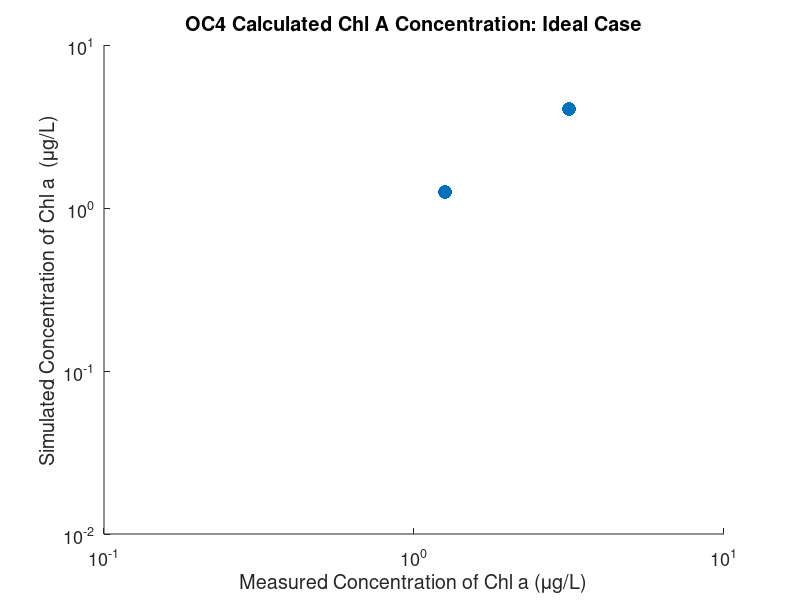

Recreate this plot in MATLAB. (Note: this script raises an error after producing the figure.)
%Summer 2016 Optics Simulation Model
clc;
%clear all;
% update QE, wavelength, radiance, downwelling irradiance for each new run

%set the camera paramters here
fullWellCapacity = 16408;
electronsPerPixel=0;
%exposure = 10*10^-6 + .015

%create arrays 
loopCounter=0
iterations=200
electronsPerPixel_Exposure550=zeros(iterations,10);
sensitivity550=zeros(iterations,10);

%more output array setup
outputCell{1,1}='Exposure time';%'Full Well Capacity';'OverallS SNR';'Absolute Sensitivity']
outputCell{1,2}='Electrons per pixel';
photonCountLoc=2
photonShotNoiseLoc=3
electronCountLoc=4;
fullWellCapExcLoc=5;
absSensLoc=6;
SNRWarningLoc=7;
overallSNRLoc=8;
countedPhotonLoc=9
inputRadianceLoc=10
calculatedRadianceLoc=11
calculatedRrsLoc=12
calculatedConcentration_OC4Loc=13
calculatedConcentration_Camera_OC4Loc=14
calculatedRrsSLoc = 15
calculatedChlaSLoc = 16
calculatedRrsDLoc = 17
calculatedChlaDLoc = 18

outputCell=cell(11,3);
outputCell{1,1}='Water Leaving Radiances From 0 to 50 mg/m^3 using a 1380H Camera';
outputCell{electronCountLoc,1}='Electron Count';%'Full Well Capacity';'OverallS SNR';'Absolute Sensitivity']
outputCell{fullWellCapExcLoc,1}='Full Well Capacity Exceeded?';
outputCell{absSensLoc,1}='Absolute Sensitivity';
outputCell{overallSNRLoc,1}='Overall SNR';
outputCell{SNRWarningLoc,1}='Below 7 SNR ratio?';
outputCell{photonCountLoc,1}='Photon Count';
outputCell{photonShotNoiseLoc,1}='photon shot noise';
outputCell{countedPhotonLoc,1}='Counted photons after bit representation';
outputCell{inputRadianceLoc,1} = 'input radiance';
outputCell{calculatedRadianceLoc,1} = 'calcualted radiance';
outputCell{calculatedRrsLoc,1} = 'calcualted Rrs)';
outputCell{calculatedConcentration_OC4Loc,1} = 'calcualted chl a OC4';
outputCell{calculatedConcentration_Camera_OC4Loc,1} = 'calcualted Chl a From Camera OC4';
outputCell{calculatedRrsSLoc,1} = 'calcualted Rrs Including Shot noise';
outputCell{calculatedChlaSLoc,1} = 'calcualted Chl a Including Shot noise (95%)';

outputCell{calculatedRrsDLoc,1} = 'calcualted Rrs Including Shot noise (-)';
outputCell{calculatedChlaDLoc,1} = 'calcualted Chl a Including Shot noise (95%) (-)';
outputCell{1,2}='440 at 0 ug/L';%'Full Well Capacity';'OverallS SNR';'Absolute Sensitivity']
outputCell{1,3}='550 at 0 ug/L';
outputCell{1,4}='510 at 5 ug/L';
outputCell{1,5}='550 at 5 ug/L';
outputCell{1,6}='510 at 10 ug/L';
outputCell{1,7}='550 at 10 ug/L';
outputCell{1,8}='440 at 1 ug/L';
outputCell{1,9}='550 at 1 ug/L';
outputCell{1,10}='440 at .1 ug/L';
outputCell{1,11}='550 at .1 ug/L';
outputCell{1,12}='440 at .5 ug/L';
outputCell{1,13}='550 at .5 ug/L';

minNumber443=2;
maxNumber443=3;
minNumber550=4;
maxNumber550=5;
minNumber680=6;
maxNumber680=7;
minNumber760=8;
maxNumber760=9;

%Varying Constraints
SNRWarningLevel = 7
%physics dependent variables min/max ar 443, 550, 680, 760 nm
% inputRadiance1=.001; %W/m^2/sr/nm
% inputRadiance2=.045; %W/m^2/sr/nm
% inputRadiance3=.001; %W/m^2/sr/nm
% inputRadiance4=.01;  %W/m^2/sr/nm
% inputRadiance5=.00008;
% inputRadiance6=.01;
% inputRadiance7=.000005;
% inputRadiance8=.003;
% 
%input radiance from graph -at 550 nm over different concentrations
% inputRadiance1=.001; %W/m^2/sr/nm
% inputRadiance2=.002; %W/m^2/sr/nm
% inputRadiance3=.0025; %W/m^2/sr/nm
% inputRadiance4=.0025;  %W/m^2/sr/nm
% inputRadiance5=.003;
% inputRadiance6=.0035;
% inputRadiance7=.01;
% inputRadiance8=.01;

%input radiance from graph -at concentration of 10 micrograms per liter nm over different concentrations
inputRadiance1=.028; %W/m^2/sr/nm 440nm at 0 ug/L 1 5 6 4 2 3 
inputRadiance2=.002; %W/m^2/sr/nm 550n at 0 ug/L
inputRadiance3=.002; %W/m^2/sr/nm 510nm at 5 ug/L 2
inputRadiance4=.003;  %W/m^2/sr/nm 550nm at 5 ug/L
inputRadiance5=.0023; %W/m^2/sr/nm 510n at 10 ug/L 3 
inputRadiance6=.00325; %W/m^2/sr/nm 550n at 10 ug/L
inputRadiance7=.0023; %W/m^2/sr/nm 440 at 1 ug/L 4
inputRadiance8=.0023;  %W/m^2/sr/nm 550 at 1 ug/L
inputRadiance9=.01; %W/m^2/sr/nm 440 at .1 ug/L 5 
inputRadiance10=.00225;  %W/m^2/sr/nm 550 at .1 ug/L
inputRadiance11=.004; %W/m^2/sr/nm 440 at .5 ug/L 6 
inputRadiance12=.0029;  %W/m^2/sr/nm 550 at .5 ug/L



radianceMatrix=[inputRadiance1;inputRadiance2; inputRadiance3;inputRadiance4;inputRadiance5;inputRadiance6;inputRadiance7;inputRadiance8;inputRadiance9;inputRadiance10;inputRadiance11;inputRadiance12]%;inputRadiance4;inputRadiance5;inputRadiance6;inputRadiance7;inputRadiance8];
conversionFactor = (1/1000)*(10000/1)*(1/1000)%mW/cm^2/microMeter/sr to W/m^2/sr/nm

%
c=3 * 10^8;
h=6.626 * 10^-34;
wavelengthMatrix = [440;550;510;550;510;550;440;550;440;550;440;550].* 10^-9;
typicalWavespeed = 2.5 ; %m/s speed of oean waves
desiredFOVWidth = 200; %meters

%atmospheric path radiance from ocean optics figure 2 http://www.oceanopticsbook.info/view/remote_sensing/the_atmospheric_correction_problem
atmosphericPathRadianceMatrix = [.005/15;.005/30;.005/30;.005/30;.005/30;.005/30;.005/15;.005/30;.005/15;.005/30;.005/15;.005/30;] % w/m^2/nm
%atmosphericPathRadianceMatrix = [0;0;0;0;0;0;0;0;0;0;0;0;] % w/m^2/nm

%Operationally dependent variables
altitude=100; %meters, the FAAA has a 400 foot maximum currently
numberOfCameras = 2; %system calculations
flightDuration = 1; %hours

%Camera dependent variables
bytesPerPixel = 2;
bitCount= 12;
counts=2^bitCount
electronsPerCount=fullWellCapacity/counts; %correct?

%Interface dependent variables
maxByteRate = 80 * 10^6;

%Light Sensor dependent variables
pixelWidth= 6.45*10^-6; %meters. generally 5-10 um, same height/width
pixelHeight= pixelWidth;%125*10^-6;
pixelArea=pixelWidth^2;%*pixelHeight; %meters
transmissionCoefficient= 80; %paper said generally 70-90% (aka optical efficiency of the sensor
opticalElementEfficiency=.92*.93*.93*.62*.85%percent of light that gets through the optical elements (window (n-bk7 92%),dichroic (93%),bandpass,lens (93%),IRfilter)
sensorHeight = 6.6*10^-3;
sensorWidth  = 8.8*10^-3;
pixelCount=1384*1036;
quantumEfficiency525 = .65;
quantumEfficiency=[.61,.62,.64,.62,.64,.62,.61,.62,.61,.62,.61,.62] %icx285 http://blog.astrofotky.cz/pavelpech/files/2013/03/QE_PBernhard.jpg at 510/550/440/550
%quantumEfficiency = [quantumEfficiency525*.7;quantumEfficiency525*.7;quantumEfficiency525;quantumEfficiency525;quantumEfficiency525*.75;quantumEfficiency525*.75;quantumEfficiency525*.5;quantumEfficiency525*.5]
%fullWellCapacity = 16408;
electronCurrent=5 ;%electrons/second, dependent on temperature
readNoise = 11.9;
%readNoise = 0
%Optics dependent variables
focalLength = 25*10^-3; %meters Larger focal length gives better resolution
fNumber=1.4;
diameterOfAperture = focalLength/fNumber;
viewingAngle= 2*atan(sensorWidth/(2*focalLength))*180/pi/2; %atleast 114.2 degrees for f = .005
filterBandwidth = 10; %nanometers
%exposure = 5*10^-3;

% calculated geometries
FOVWidth=altitude*tan(viewingAngle/180*pi*2/2)*2;
FOVHeight = FOVWidth*40.16/52.06
FOVDiagonal = sqrt(FOVWidth^2+FOVHeight^2)
stationaryResolution= FOVWidth^2/(pixelCount)*10000;%centimeters squared per pixel

%Optimal focal length calculator
 magnification=sensorWidth/FOVWidth;
 calculatedRequiredFocalLength = (sensorWidth*altitude)/(desiredFOVWidth);
 finiteFNumber=fNumber*(magnification+1);
 
 if(finiteFNumber>fNumber*1.05)
     disp('Warning: Finite F Number significantly larger than infinite fNumber');
 end
 
 focalLength400 = .98*focalLength;
 focalLength550 = 1.005*focalLength;
 focalLength700 = 1.02*focalLength;
 focalLengthDifference=focalLength700-focalLength400;
 
 %power consumption calculator
 microcontrollerPowerConsumption=5; %watts
 cameraPowerConsumption = 3.5; %watts
 hardwarePowerConsumption = 1.5 %watts, exaggerated
 
 totalPowerConsumption=numberOfCameras*(cameraPowerConsumption)+ hardwarePowerConsumption + microcontrollerPowerConsumption*numberOfCameras; %watts

 totalEnergy = totalPowerConsumption*flightDuration; %watt*hours (Joules)
 
 %goes through multiple exposure values
% electronsPerPixel_Exposure{loopCounter+1,2} = 0;
%while(exposure < .03*200/150)
%setup of output matrix

%downwelling radiance at the ocean surface for 30 degrees from zenith,
%calculated from input
downwellingIrradiance_30 = [1.15, 1.45, 1.45, 1.45,1.45, 1.45, 1.15, 1.45,1.15, 1.45,1.15, 1.45]%W per meter squared per nanometer. 510, 550, 680, 760,,, 510 =1.45

remoteSensingReflectance = [radianceMatrix(1)/downwellingIrradiance_30(1),radianceMatrix(2)/downwellingIrradiance_30(2)] %440/550
a_coeff=[.3255,-2.7677,2.4409,-1.1288,-.499]
log_10_chla= a_coeff(1)+a_coeff(2)*log10(remoteSensingReflectance(1)/remoteSensingReflectance(2))^1+a_coeff(3)*log10(remoteSensingReflectance(1)/remoteSensingReflectance(2))^2+a_coeff(4)*log10(remoteSensingReflectance(1)/remoteSensingReflectance(2))^3+a_coeff(5)*log10(remoteSensingReflectance(1)/remoteSensingReflectance(2))^4
chl_a_concentration = 10^(log_10_chla) %mg/m^3 or ug/L
outputCell{calculatedConcentration_OC4Loc,2} = chl_a_concentration;

remoteSensingReflectance = [radianceMatrix(3)/downwellingIrradiance_30(3),radianceMatrix(4)/downwellingIrradiance_30(4)] %440/550
a_coeff=[.3255,-2.7677,2.4409,-1.1288,-.499]
log_10_chla= a_coeff(1)+a_coeff(2)*log10(remoteSensingReflectance(1)/remoteSensingReflectance(2))^1+a_coeff(3)*log10(remoteSensingReflectance(1)/remoteSensingReflectance(2))^2+a_coeff(4)*log10(remoteSensingReflectance(1)/remoteSensingReflectance(2))^3+a_coeff(5)*log10(remoteSensingReflectance(1)/remoteSensingReflectance(2))^4
chl_a_concentration = 10^(log_10_chla) %mg/m^3 or ug/L
outputCell{calculatedConcentration_OC4Loc,4} = chl_a_concentration;

remoteSensingReflectance = [radianceMatrix(5)/downwellingIrradiance_30(5),radianceMatrix(6)/downwellingIrradiance_30(6)] %440/550
a_coeff=[.3255,-2.7677,2.4409,-1.1288,-.499]
log_10_chla= a_coeff(1)+a_coeff(2)*log10(remoteSensingReflectance(1)/remoteSensingReflectance(2))^1+a_coeff(3)*log10(remoteSensingReflectance(1)/remoteSensingReflectance(2))^2+a_coeff(4)*log10(remoteSensingReflectance(1)/remoteSensingReflectance(2))^3+a_coeff(5)*log10(remoteSensingReflectance(1)/remoteSensingReflectance(2))^4
chl_a_concentration = 10^(log_10_chla) %mg/m^3 or ug/L
outputCell{calculatedConcentration_OC4Loc,6} = chl_a_concentration;

remoteSensingReflectance = [radianceMatrix(7)/downwellingIrradiance_30(7),radianceMatrix(8)/downwellingIrradiance_30(8)] %440/550
a_coeff=[.3255,-2.7677,2.4409,-1.1288,-.499]
log_10_chla= a_coeff(1)+a_coeff(2)*log10(remoteSensingReflectance(1)/remoteSensingReflectance(2))^1+a_coeff(3)*log10(remoteSensingReflectance(1)/remoteSensingReflectance(2))^2+a_coeff(4)*log10(remoteSensingReflectance(1)/remoteSensingReflectance(2))^3+a_coeff(5)*log10(remoteSensingReflectance(1)/remoteSensingReflectance(2))^4
chl_a_concentration = 10^(log_10_chla) %mg/m^3 or ug/L
outputCell{calculatedConcentration_OC4Loc,8} = chl_a_concentration;

remoteSensingReflectance = [radianceMatrix(9)/downwellingIrradiance_30(9),radianceMatrix(10)/downwellingIrradiance_30(10)] %440/550
a_coeff=[.3255,-2.7677,2.4409,-1.1288,-.499]
log_10_chla= a_coeff(1)+a_coeff(2)*log10(remoteSensingReflectance(1)/remoteSensingReflectance(2))^1+a_coeff(3)*log10(remoteSensingReflectance(1)/remoteSensingReflectance(2))^2+a_coeff(4)*log10(remoteSensingReflectance(1)/remoteSensingReflectance(2))^3+a_coeff(5)*log10(remoteSensingReflectance(1)/remoteSensingReflectance(2))^4
chl_a_concentration = 10^(log_10_chla) %mg/m^3 or ug/L
outputCell{calculatedConcentration_OC4Loc,10} = chl_a_concentration;

remoteSensingReflectance = [radianceMatrix(11)/downwellingIrradiance_30(11),radianceMatrix(12)/downwellingIrradiance_30(12)] %440/550
a_coeff=[.3255,-2.7677,2.4409,-1.1288,-.499]
log_10_chla= a_coeff(1)+a_coeff(2)*log10(remoteSensingReflectance(1)/remoteSensingReflectance(2))^1+a_coeff(3)*log10(remoteSensingReflectance(1)/remoteSensingReflectance(2))^2+a_coeff(4)*log10(remoteSensingReflectance(1)/remoteSensingReflectance(2))^3+a_coeff(5)*log10(remoteSensingReflectance(1)/remoteSensingReflectance(2))^4
chl_a_concentration = 10^(log_10_chla) %mg/m^3 or ug/L
outputCell{calculatedConcentration_OC4Loc,12} = chl_a_concentration;

exposure=10*10^-3

for(matrixValue=1:length(radianceMatrix))
    
darkNoise=(electronCurrent*exposure)^.5;
   %darkNoise=0
%Calculated energy/power quantities
powerPerPixel = (radianceMatrix(matrixValue)+atmosphericPathRadianceMatrix(matrixValue))*stationaryResolution/10000*transmissionCoefficient/100*opticalElementEfficiency*pi*diameterOfAperture^2/(4*altitude^2)*filterBandwidth   %Watts
energyPerPixel = powerPerPixel*exposure
energyOfAPhoton = c*h/wavelengthMatrix(matrixValue)
photonsPerPixel = energyPerPixel/energyOfAPhoton
photonShotNoiseRandom=round(normrnd(0,sqrt(photonsPerPixel)))
electronsPerPixel = (photonsPerPixel)*quantumEfficiency(matrixValue)+darkNoise+readNoise % add in photon shot noise


%reconstruction
totalSignalAsBits = round(electronsPerPixel/electronsPerCount) %round for integer number 
%totalSignalAsBits = (electronsPerPixel/electronsPerCount) %round for integer number 
bitsToElectrons = round(totalSignalAsBits*electronsPerCount) 
%bitsToElectrons = (totalSignalAsBits*electronsPerCount) 

electronsToPhotons = bitsToElectrons/quantumEfficiency(matrixValue) %
%outputCell{countedPhotonLoc,matrixValue+1} = electronsToPhotons(matrixValue);
calculatedEnergyPerPixel= energyOfAPhoton*electronsToPhotons
calculatedPowerPerPixel = calculatedEnergyPerPixel/exposure
radianceFromPower = calculatedPowerPerPixel/(stationaryResolution/10000*transmissionCoefficient/100*opticalElementEfficiency*pi*diameterOfAperture^2/(4*altitude^2)*filterBandwidth)
calculatedRemoteSensingReflectance = radianceFromPower/downwellingIrradiance_30(matrixValue)

    %including the photon shot noise
    electronsPerPixelS = (photonsPerPixel+1.96*sqrt(photonsPerPixel))*quantumEfficiency(matrixValue)+darkNoise+readNoise % add in photon shot noise

    totalSignalAsBitsS = round(electronsPerPixelS/electronsPerCount) %round for integer number 
    bitsToElectronsS = round(totalSignalAsBitsS*electronsPerCount) 
    electronsToPhotonsS = bitsToElectronsS/quantumEfficiency(matrixValue) %
    %outputCell{countedPhotonLoc,matrixValue+1} = electronsToPhotons(matrixValue);
    calculatedEnergyPerPixelS= energyOfAPhoton*electronsToPhotonsS
    calculatedPowerPerPixelS = calculatedEnergyPerPixelS/exposure
    radianceFromPowerS = calculatedPowerPerPixelS/(stationaryResolution/10000*transmissionCoefficient/100*opticalElementEfficiency*pi*diameterOfAperture^2/(4*altitude^2)*filterBandwidth)
    calculatedRemoteSensingReflectanceS = radianceFromPowerS/downwellingIrradiance_30(matrixValue)



    %including the photon shot noise
    electronsPerPixelD = (photonsPerPixel-1.96*sqrt(photonsPerPixel))*quantumEfficiency(matrixValue)+darkNoise+readNoise % add in photon shot noise

    totalSignalAsBitsD = round(electronsPerPixelD/electronsPerCount) %round for integer number 
    bitsToElectronsD = round(totalSignalAsBitsD*electronsPerCount) 
    electronsToPhotonsD = bitsToElectronsD/quantumEfficiency(matrixValue) %
    %outputCell{countedPhotonLoc,matrixValue+1} = electronsToPhotons(matrixValue);
    calculatedEnergyPerPixelD= energyOfAPhoton*electronsToPhotonsD
    calculatedPowerPerPixelD = calculatedEnergyPerPixelD/exposure
    radianceFromPowerD = calculatedPowerPerPixelD/(stationaryResolution/10000*transmissionCoefficient/100*opticalElementEfficiency*pi*diameterOfAperture^2/(4*altitude^2)*filterBandwidth)
    calculatedRemoteSensingReflectanceD = radianceFromPowerD/downwellingIrradiance_30(matrixValue)




% electronsPerPixel_Exposure[loopCounter,loopCounter]=[exposure,electronsPerPixel]
    electronsPerPixel_Exposure550(loopCounter+1,1) = exposure;
    sensitivity550(loopCounter+1,1)=exposure;
    electronsPerPixel_Exposure550(loopCounter+1,matrixValue+1)= electronsPerPixel;
    
%calculated noise and SNR
diffractionLimit =1/(fNumber*wavelengthMatrix(matrixValue)*1000); %line pairs/mm
airyDiskDiameter=2.44*fNumber*wavelengthMatrix(matrixValue); %size of the bright spot in the center of the image, pixel size should be larger than this
if( airyDiskDiameter > pixelWidth)
    disp('Airy Disk Diameter limited');
end
nyquistFrequency = 1/(pixelWidth*2);                %line pairs per mm
snrOfLight=photonsPerPixel^.5 ;                %accurate? from sensitivity of digital
snrOfImage=quantumEfficiency(matrixValue)^.5*snrOfLight;    %accurate? from sensitivity of digital
snrMax = fullWellCapacity^.5;                  %accurate? from sensitivity of digital

%noise sources and SNR
darkNoise=(electronCurrent*exposure)^.5;
photonShotNoise = (quantumEfficiency(matrixValue)*photonsPerPixel)^.5;
% add in random photon shot noise
photonShotNoiseRandGauss =round(normrnd(photonsPerPixel,photonsPerPixel)) %photon shot noise is a gaussian distributed signal
%
effectiveTotalNoise = (darkNoise^2+photonShotNoise^2+readNoise^2)^.5;
%overallSNR = photonsPerPixel/effectiveTotalNoise; %MOST accurate
overallSNR = photonsPerPixel*quantumEfficiency(matrixValue)/(photonsPerPixel*quantumEfficiency(matrixValue)+electronCurrent*exposure+readNoise)^.5; %FROM https://micro.magnet.fsu.edu/primer/digitalimaging/concepts/ccdsnr.html
absoluteSensitivity = effectiveTotalNoise/quantumEfficiency(matrixValue); %minimum photon countfor signal to match noise level, accurate?

sensitivity550(loopCounter+1,matrixValue+1)=effectiveTotalNoise*(counts/fullWellCapacity)*(radianceMatrix(matrixValue)/(counts));

electronsPerPixel_Exposure550(loopCounter+1,10)= effectiveTotalNoise;
%calculated interface values
maximumFPS = maxByteRate/(numberOfCameras*pixelCount*bytesPerPixel);

%Sanity Checks
if(electronsPerPixel>fullWellCapacity)
    fullWellCapacityExceeded = 'Yes';
    disp('Full well capacity exceeded')
else
     fullWellCapacityExceeded = 'No';
    disp('Within full well capacity bound')
end

if(overallSNR<SNRWarningLevel)
    SNRWarningLevelExceeded = 'Yes';
    disp('SNR Warning Level exceeded')
else
     SNRWarningLevelExceeded = 'No';
    disp('Within SNR Warning Level')
end

outputCell{electronCountLoc,matrixValue+1} = electronsPerPixel;
outputCell{fullWellCapExcLoc,matrixValue+1} = fullWellCapacityExceeded;
outputCell{absSensLoc,matrixValue+1} = absoluteSensitivity;
outputCell{overallSNRLoc,matrixValue+1} = overallSNR;
outputCell{SNRWarningLoc,matrixValue+1} = SNRWarningLevelExceeded;
outputCell{photonCountLoc,matrixValue+1} = photonsPerPixel;
outputCell{photonShotNoiseLoc,matrixValue+1} = photonShotNoiseRandom;
outputCell{inputRadianceLoc,matrixValue+1} = radianceMatrix(matrixValue);
outputCell{calculatedRadianceLoc,matrixValue+1} = radianceFromPower;
outputCell{calculatedRrsLoc,matrixValue+1} = calculatedRemoteSensingReflectance;

outputCell{calculatedRrsSLoc,matrixValue+1} = calculatedRemoteSensingReflectanceS;
outputCell{calculatedRrsDLoc,matrixValue+1} = calculatedRemoteSensingReflectanceD;
end

%Calculated chl concentration with quantization, noise, and atmospheric
%path radiance
%calculated from camera
calculatedRemoteSensingReflectance =[outputCell{calculatedRrsLoc,2},outputCell{calculatedRrsLoc,3}]
a_coeff=[.3255,-2.7677,2.4409,-1.1288,-.499]
log_10_chla= a_coeff(1)+a_coeff(2)*log10(calculatedRemoteSensingReflectance(1)/calculatedRemoteSensingReflectance(2))^1+a_coeff(3)*log10(calculatedRemoteSensingReflectance(1)/calculatedRemoteSensingReflectance(2))^2+a_coeff(4)*log10(calculatedRemoteSensingReflectance(1)/calculatedRemoteSensingReflectance(2))^3+a_coeff(5)*log10(calculatedRemoteSensingReflectance(1)/calculatedRemoteSensingReflectance(2))^4
chl_a_concentration_calculated = 10^(log_10_chla) %mg/m^3 or ug/L
outputCell{calculatedConcentration_Camera_OC4Loc,2} = chl_a_concentration_calculated;
%calculated from camera
calculatedRemoteSensingReflectance =[outputCell{calculatedRrsLoc,4},outputCell{calculatedRrsLoc,5}]
a_coeff=[.3255,-2.7677,2.4409,-1.1288,-.499]
log_10_chla= a_coeff(1)+a_coeff(2)*log10(calculatedRemoteSensingReflectance(1)/calculatedRemoteSensingReflectance(2))^1+a_coeff(3)*log10(calculatedRemoteSensingReflectance(1)/calculatedRemoteSensingReflectance(2))^2+a_coeff(4)*log10(calculatedRemoteSensingReflectance(1)/calculatedRemoteSensingReflectance(2))^3+a_coeff(5)*log10(calculatedRemoteSensingReflectance(1)/calculatedRemoteSensingReflectance(2))^4
chl_a_concentration_calculated = 10^(log_10_chla) %mg/m^3 or ug/L
outputCell{calculatedConcentration_Camera_OC4Loc,4} = chl_a_concentration_calculated;
%calculated from camera
calculatedRemoteSensingReflectance =[outputCell{calculatedRrsLoc,6},outputCell{calculatedRrsLoc,7}]
a_coeff=[.3255,-2.7677,2.4409,-1.1288,-.499]
log_10_chla= a_coeff(1)+a_coeff(2)*log10(calculatedRemoteSensingReflectance(1)/calculatedRemoteSensingReflectance(2))^1+a_coeff(3)*log10(calculatedRemoteSensingReflectance(1)/calculatedRemoteSensingReflectance(2))^2+a_coeff(4)*log10(calculatedRemoteSensingReflectance(1)/calculatedRemoteSensingReflectance(2))^3+a_coeff(5)*log10(calculatedRemoteSensingReflectance(1)/calculatedRemoteSensingReflectance(2))^4
chl_a_concentration_calculated = 10^(log_10_chla) %mg/m^3 or ug/L
outputCell{calculatedConcentration_Camera_OC4Loc,6} = chl_a_concentration_calculated;
%calculated from camera
calculatedRemoteSensingReflectance =[outputCell{calculatedRrsLoc,8},outputCell{calculatedRrsLoc,9}]
a_coeff=[.3255,-2.7677,2.4409,-1.1288,-.499]
log_10_chla= a_coeff(1)+a_coeff(2)*log10(calculatedRemoteSensingReflectance(1)/calculatedRemoteSensingReflectance(2))^1+a_coeff(3)*log10(calculatedRemoteSensingReflectance(1)/calculatedRemoteSensingReflectance(2))^2+a_coeff(4)*log10(calculatedRemoteSensingReflectance(1)/calculatedRemoteSensingReflectance(2))^3+a_coeff(5)*log10(calculatedRemoteSensingReflectance(1)/calculatedRemoteSensingReflectance(2))^4
chl_a_concentration_calculated = 10^(log_10_chla) %mg/m^3 or ug/L
outputCell{calculatedConcentration_Camera_OC4Loc,8} = chl_a_concentration_calculated;
%calculated from camera
calculatedRemoteSensingReflectance =[outputCell{calculatedRrsLoc,10},outputCell{calculatedRrsLoc,11}]
a_coeff=[.3255,-2.7677,2.4409,-1.1288,-.499]
log_10_chla= a_coeff(1)+a_coeff(2)*log10(calculatedRemoteSensingReflectance(1)/calculatedRemoteSensingReflectance(2))^1+a_coeff(3)*log10(calculatedRemoteSensingReflectance(1)/calculatedRemoteSensingReflectance(2))^2+a_coeff(4)*log10(calculatedRemoteSensingReflectance(1)/calculatedRemoteSensingReflectance(2))^3+a_coeff(5)*log10(calculatedRemoteSensingReflectance(1)/calculatedRemoteSensingReflectance(2))^4
chl_a_concentration_calculated = 10^(log_10_chla) %mg/m^3 or ug/L
outputCell{calculatedConcentration_Camera_OC4Loc,10} = chl_a_concentration_calculated;
%calculated from camera
calculatedRemoteSensingReflectance =[outputCell{calculatedRrsLoc,12},outputCell{calculatedRrsLoc,13}]
a_coeff=[.3255,-2.7677,2.4409,-1.1288,-.499]
log_10_chla= a_coeff(1)+a_coeff(2)*log10(calculatedRemoteSensingReflectance(1)/calculatedRemoteSensingReflectance(2))^1+a_coeff(3)*log10(calculatedRemoteSensingReflectance(1)/calculatedRemoteSensingReflectance(2))^2+a_coeff(4)*log10(calculatedRemoteSensingReflectance(1)/calculatedRemoteSensingReflectance(2))^3+a_coeff(5)*log10(calculatedRemoteSensingReflectance(1)/calculatedRemoteSensingReflectance(2))^4
chl_a_concentration_calculated = 10^(log_10_chla) %mg/m^3 or ug/L
outputCell{calculatedConcentration_Camera_OC4Loc,12} = chl_a_concentration_calculated;

%including shot noise (positive)
%calculated from camera
calculatedRemoteSensingReflectance =[outputCell{calculatedRrsSLoc,2},outputCell{calculatedRrsSLoc,3}]
a_coeff=[.3255,-2.7677,2.4409,-1.1288,-.499]
log_10_chla= a_coeff(1)+a_coeff(2)*log10(calculatedRemoteSensingReflectance(1)/calculatedRemoteSensingReflectance(2))^1+a_coeff(3)*log10(calculatedRemoteSensingReflectance(1)/calculatedRemoteSensingReflectance(2))^2+a_coeff(4)*log10(calculatedRemoteSensingReflectance(1)/calculatedRemoteSensingReflectance(2))^3+a_coeff(5)*log10(calculatedRemoteSensingReflectance(1)/calculatedRemoteSensingReflectance(2))^4
chl_a_concentration_calculated = 10^(log_10_chla) %mg/m^3 or ug/L
outputCell{calculatedChlaSLoc,2} = chl_a_concentration_calculated;
%calculated from camera
calculatedRemoteSensingReflectance = [outputCell{calculatedRrsSLoc,4},outputCell{calculatedRrsSLoc,5}];
a_coeff=[.3255,-2.7677,2.4409,-1.1288,-.499]
log_10_chla= a_coeff(1)+a_coeff(2)*log10(calculatedRemoteSensingReflectance(1)/calculatedRemoteSensingReflectance(2))^1+a_coeff(3)*log10(calculatedRemoteSensingReflectance(1)/calculatedRemoteSensingReflectance(2))^2+a_coeff(4)*log10(calculatedRemoteSensingReflectance(1)/calculatedRemoteSensingReflectance(2))^3+a_coeff(5)*log10(calculatedRemoteSensingReflectance(1)/calculatedRemoteSensingReflectance(2))^4
chl_a_concentration_calculated = 10^(log_10_chla) %mg/m^3 or ug/L
outputCell{calculatedChlaSLoc,4} = chl_a_concentration_calculated;
%calculated from camera
calculatedRemoteSensingReflectance =[outputCell{calculatedRrsSLoc,6},outputCell{calculatedRrsSLoc,7}]
a_coeff=[.3255,-2.7677,2.4409,-1.1288,-.499]
log_10_chla= a_coeff(1)+a_coeff(2)*log10(calculatedRemoteSensingReflectance(1)/calculatedRemoteSensingReflectance(2))^1+a_coeff(3)*log10(calculatedRemoteSensingReflectance(1)/calculatedRemoteSensingReflectance(2))^2+a_coeff(4)*log10(calculatedRemoteSensingReflectance(1)/calculatedRemoteSensingReflectance(2))^3+a_coeff(5)*log10(calculatedRemoteSensingReflectance(1)/calculatedRemoteSensingReflectance(2))^4
chl_a_concentration_calculated = 10^(log_10_chla) %mg/m^3 or ug/L
outputCell{calculatedChlaSLoc,6} = chl_a_concentration_calculated;
%calculated from camera
calculatedRemoteSensingReflectance =[outputCell{calculatedRrsSLoc,8},outputCell{calculatedRrsSLoc,9}]
a_coeff=[.3255,-2.7677,2.4409,-1.1288,-.499]
log_10_chla= a_coeff(1)+a_coeff(2)*log10(calculatedRemoteSensingReflectance(1)/calculatedRemoteSensingReflectance(2))^1+a_coeff(3)*log10(calculatedRemoteSensingReflectance(1)/calculatedRemoteSensingReflectance(2))^2+a_coeff(4)*log10(calculatedRemoteSensingReflectance(1)/calculatedRemoteSensingReflectance(2))^3+a_coeff(5)*log10(calculatedRemoteSensingReflectance(1)/calculatedRemoteSensingReflectance(2))^4
chl_a_concentration_calculated = 10^(log_10_chla) %mg/m^3 or ug/L
outputCell{calculatedChlaSLoc,8} = chl_a_concentration_calculated;
%calculated from camera
calculatedRemoteSensingReflectance =[outputCell{calculatedRrsSLoc,10},outputCell{calculatedRrsSLoc,11}]
a_coeff=[.3255,-2.7677,2.4409,-1.1288,-.499]
log_10_chla= a_coeff(1)+a_coeff(2)*log10(calculatedRemoteSensingReflectance(1)/calculatedRemoteSensingReflectance(2))^1+a_coeff(3)*log10(calculatedRemoteSensingReflectance(1)/calculatedRemoteSensingReflectance(2))^2+a_coeff(4)*log10(calculatedRemoteSensingReflectance(1)/calculatedRemoteSensingReflectance(2))^3+a_coeff(5)*log10(calculatedRemoteSensingReflectance(1)/calculatedRemoteSensingReflectance(2))^4
chl_a_concentration_calculated = 10^(log_10_chla) %mg/m^3 or ug/L
outputCell{calculatedChlaSLoc,10} = chl_a_concentration_calculated;
%calculated from camera
calculatedRemoteSensingReflectance =[outputCell{calculatedRrsSLoc,12},outputCell{calculatedRrsSLoc,13}]
a_coeff=[.3255,-2.7677,2.4409,-1.1288,-.499]
log_10_chla= a_coeff(1)+a_coeff(2)*log10(calculatedRemoteSensingReflectance(1)/calculatedRemoteSensingReflectance(2))^1+a_coeff(3)*log10(calculatedRemoteSensingReflectance(1)/calculatedRemoteSensingReflectance(2))^2+a_coeff(4)*log10(calculatedRemoteSensingReflectance(1)/calculatedRemoteSensingReflectance(2))^3+a_coeff(5)*log10(calculatedRemoteSensingReflectance(1)/calculatedRemoteSensingReflectance(2))^4
chl_a_concentration_calculated = 10^(log_10_chla) %mg/m^3 or ug/L
outputCell{calculatedChlaSLoc,12} = chl_a_concentration_calculated;

%including shot noise (negative)
%calculated from camera
calculatedRemoteSensingReflectance =[outputCell{calculatedRrsDLoc,2},outputCell{calculatedRrsDLoc,3}]
a_coeff=[.3255,-2.7677,2.4409,-1.1288,-.499]
log_10_chla= a_coeff(1)+a_coeff(2)*log10(calculatedRemoteSensingReflectance(1)/calculatedRemoteSensingReflectance(2))^1+a_coeff(3)*log10(calculatedRemoteSensingReflectance(1)/calculatedRemoteSensingReflectance(2))^2+a_coeff(4)*log10(calculatedRemoteSensingReflectance(1)/calculatedRemoteSensingReflectance(2))^3+a_coeff(5)*log10(calculatedRemoteSensingReflectance(1)/calculatedRemoteSensingReflectance(2))^4
chl_a_concentration_calculated = 10^(log_10_chla) %mg/m^3 or ug/L
outputCell{calculatedChlaDLoc,2} = chl_a_concentration_calculated;
%calculated from camera
calculatedRemoteSensingReflectance =[outputCell{calculatedRrsDLoc,4},outputCell{calculatedRrsDLoc,5}]
a_coeff=[.3255,-2.7677,2.4409,-1.1288,-.499]
log_10_chla= a_coeff(1)+a_coeff(2)*log10(calculatedRemoteSensingReflectance(1)/calculatedRemoteSensingReflectance(2))^1+a_coeff(3)*log10(calculatedRemoteSensingReflectance(1)/calculatedRemoteSensingReflectance(2))^2+a_coeff(4)*log10(calculatedRemoteSensingReflectance(1)/calculatedRemoteSensingReflectance(2))^3+a_coeff(5)*log10(calculatedRemoteSensingReflectance(1)/calculatedRemoteSensingReflectance(2))^4
chl_a_concentration_calculated = 10^(log_10_chla) %mg/m^3 or ug/L
outputCell{calculatedChlaDLoc,4} = chl_a_concentration_calculated;
%calculated from camera
calculatedRemoteSensingReflectance =[outputCell{calculatedRrsDLoc,6},outputCell{calculatedRrsDLoc,7}]
a_coeff=[.3255,-2.7677,2.4409,-1.1288,-.499]
log_10_chla= a_coeff(1)+a_coeff(2)*log10(calculatedRemoteSensingReflectance(1)/calculatedRemoteSensingReflectance(2))^1+a_coeff(3)*log10(calculatedRemoteSensingReflectance(1)/calculatedRemoteSensingReflectance(2))^2+a_coeff(4)*log10(calculatedRemoteSensingReflectance(1)/calculatedRemoteSensingReflectance(2))^3+a_coeff(5)*log10(calculatedRemoteSensingReflectance(1)/calculatedRemoteSensingReflectance(2))^4
chl_a_concentration_calculated = 10^(log_10_chla) %mg/m^3 or ug/L
outputCell{calculatedChlaDLoc,6} = chl_a_concentration_calculated;
%calculated from camera
calculatedRemoteSensingReflectance =[outputCell{calculatedRrsDLoc,8},outputCell{calculatedRrsDLoc,9}]
a_coeff=[.3255,-2.7677,2.4409,-1.1288,-.499]
log_10_chla= a_coeff(1)+a_coeff(2)*log10(calculatedRemoteSensingReflectance(1)/calculatedRemoteSensingReflectance(2))^1+a_coeff(3)*log10(calculatedRemoteSensingReflectance(1)/calculatedRemoteSensingReflectance(2))^2+a_coeff(4)*log10(calculatedRemoteSensingReflectance(1)/calculatedRemoteSensingReflectance(2))^3+a_coeff(5)*log10(calculatedRemoteSensingReflectance(1)/calculatedRemoteSensingReflectance(2))^4
chl_a_concentration_calculated = 10^(log_10_chla) %mg/m^3 or ug/L
outputCell{calculatedChlaDLoc,8} = chl_a_concentration_calculated;
%figure
%calculated from camera
calculatedRemoteSensingReflectance =[outputCell{calculatedRrsDLoc,10},outputCell{calculatedRrsDLoc,11}]
a_coeff=[.3255,-2.7677,2.4409,-1.1288,-.499]
log_10_chla= a_coeff(1)+a_coeff(2)*log10(calculatedRemoteSensingReflectance(1)/calculatedRemoteSensingReflectance(2))^1+a_coeff(3)*log10(calculatedRemoteSensingReflectance(1)/calculatedRemoteSensingReflectance(2))^2+a_coeff(4)*log10(calculatedRemoteSensingReflectance(1)/calculatedRemoteSensingReflectance(2))^3+a_coeff(5)*log10(calculatedRemoteSensingReflectance(1)/calculatedRemoteSensingReflectance(2))^4
chl_a_concentration_calculated = 10^(log_10_chla) %mg/m^3 or ug/L
outputCell{calculatedChlaDLoc,10} = chl_a_concentration_calculated;
%figure
%calculated from camera
calculatedRemoteSensingReflectance =[outputCell{calculatedRrsDLoc,12},outputCell{calculatedRrsDLoc,13}]
a_coeff=[.3255,-2.7677,2.4409,-1.1288,-.499]
log_10_chla= a_coeff(1)+a_coeff(2)*log10(calculatedRemoteSensingReflectance(1)/calculatedRemoteSensingReflectance(2))^1+a_coeff(3)*log10(calculatedRemoteSensingReflectance(1)/calculatedRemoteSensingReflectance(2))^2+a_coeff(4)*log10(calculatedRemoteSensingReflectance(1)/calculatedRemoteSensingReflectance(2))^3+a_coeff(5)*log10(calculatedRemoteSensingReflectance(1)/calculatedRemoteSensingReflectance(2))^4
chl_a_concentration_calculated = 10^(log_10_chla) %mg/m^3 or ug/L
outputCell{calculatedChlaDLoc,12} = chl_a_concentration_calculated;
figure


chlaOC4_including_path_and_binary=[outputCell{calculatedConcentration_Camera_OC4Loc,2},outputCell{calculatedConcentration_Camera_OC4Loc,4},outputCell{calculatedConcentration_Camera_OC4Loc,6},outputCell{calculatedConcentration_Camera_OC4Loc,8},outputCell{calculatedConcentration_Camera_OC4Loc,10},outputCell{calculatedConcentration_Camera_OC4Loc,12}]
chlaOC4_ed_and_Lu=[outputCell{calculatedConcentration_OC4Loc,2},outputCell{calculatedConcentration_OC4Loc,4},outputCell{calculatedConcentration_OC4Loc,6},outputCell{calculatedConcentration_OC4Loc,8},outputCell{calculatedConcentration_OC4Loc,10},outputCell{calculatedConcentration_OC4Loc,12}]
x=[.01,5,10,1,.1,.5]
errorBarSizeUp=[(outputCell{calculatedConcentration_Camera_OC4Loc,2}-outputCell{calculatedChlaSLoc,2}),(outputCell{calculatedConcentration_Camera_OC4Loc,4}-outputCell{calculatedChlaSLoc,4}),(outputCell{calculatedConcentration_Camera_OC4Loc,6}-outputCell{calculatedChlaSLoc,6}),(outputCell{calculatedConcentration_Camera_OC4Loc,8}-outputCell{calculatedChlaSLoc,8}),(outputCell{calculatedConcentration_Camera_OC4Loc,10}-outputCell{calculatedChlaSLoc,10}),(outputCell{calculatedConcentration_Camera_OC4Loc,12}-outputCell{calculatedChlaSLoc,12})]
errorBarSizeDown = [(outputCell{calculatedConcentration_Camera_OC4Loc,2}-outputCell{calculatedChlaDLoc,2}),(outputCell{calculatedConcentration_Camera_OC4Loc,4}-outputCell{calculatedChlaDLoc,4}),(outputCell{calculatedConcentration_Camera_OC4Loc,6}-outputCell{calculatedChlaDLoc,6}),(outputCell{calculatedConcentration_Camera_OC4Loc,8}-outputCell{calculatedChlaDLoc,8}),(outputCell{calculatedConcentration_Camera_OC4Loc,10}-outputCell{calculatedChlaDLoc,10}),(outputCell{calculatedConcentration_Camera_OC4Loc,12}-outputCell{calculatedChlaDLoc,12})]
HNew=scatter(x(2:6),chlaOC4_ed_and_Lu(2:6),36,'filled', 'LineWidth',15)
set(gca,'xscale','log')
set(gca,'yscale','log')
%keyboard %dbcont
hold on
%ENew=errorbar(x(2:6),chlaOC4_including_path_and_binary(2:6),errorBarSizeUp(2:6),errorBarSizeDown(2:6),'vertical','o')
%keyboard %dbcont
set(HNew,'SizeData', 100)
%set(ENew,'MarkerSize', 10,'MarkerFaceColor', [0 1 1], ...
%    'MarkerEdgeColor', [0 .5 0])
%errorbar_tick(ENew, 30);
%scatter(x,chlaOC4_including_shot_and_path_and_binary)
hold off
xlabel('Measured Concentration of Chl a (\mug/L)','FontSize', 24)
ylabel('Simulated Concentration of Chl a  (\mug/L)','FontSize', 24)
%title('Saturation of Full Well Capacity at 550 nm as a Function of Exposure Time')
%h_legend=legend('Without noise and environmental effects','With noise and environmental effects')
%set(h_legend,'FontSize',12);
%axis([-.1 12 -1 10])

title('OC4 Calculated Chl A Concentration: Ideal Case')%; 'with Noise and Environmental Factors'},'FontSize', 18)

%APE_Noise = (chlaOC4_including_path_and_binary-chlaOC4_ed_and_Lu)./chlaOC4_ed_and_Lu*100
%APE_Path = (chlaOC4_including_path_and_binary-chlaOC4_ed_and_Lu)./chlaOC4_ed_and_Lu*100
%APE_PSNU = (errorBarSizeUp)./chlaOC4_ed_and_Lu*100
%APE_PSNL = (errorBarSizeDown)./chlaOC4_ed_and_Lu*100
 set(gca,'fontsize',13) 
 
hline = refline([1 0]);
hline.Color = 'r';
%%
%capturedElectrons=[outputCell{4,2},outputCell{4,3}]
totalSignalAsBits = round(electronsPerPixel/electronsPerCount)
bitsToElectrons = round(totalSignalAsBits*electronsPerCount)
electronsToPhotons = bitsToElectrons/quantumEfficiency(1)
outputCell{countedPhotonLoc,matrixValue+1} = electronsToPhotons(matrixValue);
calculatedEnergyPerPixel= energyOfAPhoton*electronsToPhotons
calculatedPowerPerPixel = calculatedEnergyPerPixel/exposure
radianceFromPower = calculatedPowerPerPixel/(stationaryResolution/10000*transmissionCoefficient/100*opticalElementEfficiency*pi*diameterOfAperture^2/(4*altitude^2)*filterBandwidth)
calculatedRemoteSensingReflectance = [radianceFromPower(1)/downwellingIrradiance_30(1),radianceFromPower(2)/downwellingIrradiance_30(2)] %440/550

%%

a_coeff=[.3255,-2.7677,2.4409,-1.1288,-.499]
log_10_chla= a_coeff(1)+a_coeff(2)*log10(calculatedRemoteSensingReflectance(1)/calculatedRemoteSensingReflectance(2))^1+a_coeff(3)*log10(calculatedRemoteSensingReflectance(1)/calculatedRemoteSensingReflectance(2))^2+a_coeff(4)*log10(calculatedRemoteSensingReflectance(1)/calculatedRemoteSensingReflectance(2))^3+a_coeff(5)*log10(calculatedRemoteSensingReflectance(1)/calculatedRemoteSensingReflectance(2))^4
chl_a_concentration_calculated = 10^(log_10_chla) %mg/m^3 or ug/L
%calculate the chlorophyll concentration from the input radiances
%%
% plotting the errors
load('Errors saved as APE.mat')
x=[.01,5,10,1,.1,.5]
figure


x_reorder = x(:, [ 1 5 6 4 2 3])
HNew=scatter(x(2:6),APE_PSNU(2:6),36,'filled', 'LineWidth',15) %1 5 6 4 2 3 
hold on

HNew2=scatter(x(2:6),APE_PSNL(2:6),36,'filled', 'LineWidth',15)

%plot(x,APE_PSNL,'-x')
HNew3=scatter(x(2:6),APE_Path(2:6),36,'filled', 'LineWidth',15)

HNew4=scatter(x(2:6),APE_Noise(2:6),36,'filled', 'LineWidth',15)


plot(x_reorder(2:6),APE_PSNU(:,[  5 6 4 2 3]),'b','LineWidth',1.5)

plot(x_reorder(2:6),APE_PSNL(:,[  5 6 4 2 3]),'Color', [1 .3 0],'LineWidth',1.5)

plot(x_reorder(2:6),APE_Path(:,[  5 6 4 2 3]), 'Color', [.9 .7 0],'LineWidth',1.5)

plot(x_reorder(2:6),APE_Noise(:,[  5 6 4 2 3]), 'Color', [.5 0 0.9],'LineWidth',1.5)

%set(gca,'xscale','log')
%set(gca,'yscale','log')
%hold on
set(HNew,'SizeData', 150)
set(HNew2,'SizeData', 150)
set(HNew3,'SizeData', 150)
set(HNew4,'SizeData', 150)
%set(ENew,'MarkerSize', 10,'MarkerFaceColor', [0 1 1], ...
%    'MarkerEdgeColor', [0 .5 0])
hold off
xlabel('Measured Concentration of Chl a (\mug/L)','FontSize', 24)
ylabel('Percent Error from Ideal Case','FontSize', 24)
h_legend=legend('Photon shot noise (upper 95%)','Photon shot noise (lower 95%)','Atmospheric path radiance','Camera noise and quantization')
set(h_legend,'FontSize',11);
title({'Effects of Path Radiance and Camera Noise' ;'Sources on Calculated Chl Concentration'},'FontSize', 18)
set(gca,'xscale','log')
hline = refline([0 0]);
hline.Color = 'k';
 set(gca,'fontsize',13) 
